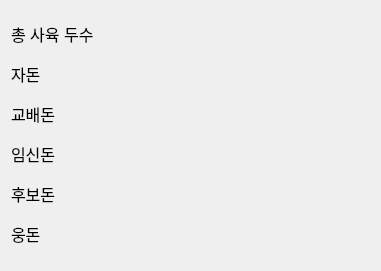
         <widget class="QWidget" name="gridLayoutWidget">
          <property name="geometry">
           <rect>
            <x>90</x>
            <y>930</y>
            <width>381</width>
            <height>271</height>
           </rect>
          </property>
          <layout class="QGridLayout" name="gridLayout">
           <item row="2" column="0">
            <widget class="QLabel" name="prt_3">
             <property name="minimumSize">
              <size>
               <width>0</width>
               <height>22</height>
              </size>
             </property>
             <property name="maximumSize">
              <size>
               <width>16777215</width>
               <height>22</height>
              </size>
             </property>
             <property name="font">
              <font>
               <pointsize>12</pointsize>
              </font>
             </property>
             <property name="text">
              <string>교배돈</string>
             </property>
            </widget>
           </item>
           <item row="5" column="0">
            <widget class="QLabel" name="prt_6">
             <property name="minimumSize">
              <size>
               <width>0</width>
               <height>22</height>
              </size>
             </property>
             <property name="maximumSize">
              <size>
               <width>16777215</width>
               <height>22</height>
              </size>
             </property>
             <property name="font">
              <font>
               <pointsize>12</pointsize>
              </font>
             </property>
             <property name="text">
              <string>웅돈</string>
             </property>
            </widget>
           </item>
           <item row="3" column="1">
            <widget class="QLabel" name="prtVal_4">
             <property name="minimumSize">
              <size>
               <width>0</width>
               <height>22</height>
              </size>
             </property>
             <property name="maximumSize">
              <size>
               <width>16777215</width>
               <height>22</height>
              </size>
             </property>
             <property name="font">
              <font>
               <pointsize>12</pointsize>
              </font>
             </property>
             <property name="text">
              <string/>
             </property>
            </widget>
           </item>
           <item row="1" column="0">
            <widget class="QLabel" name="prt_2">
             <property name="minimumSize">
              <size>
               <width>0</width>
               <height>22</height>
              </size>
             </property>
             <property name="maximumSize">
              <size>
               <width>16777215</width>
               <height>22</height>
              </size>
             </property>
             <property name="font">
              <font>
               <pointsize>12</pointsize>
              </font>
             </property>
             <property name="text">
              <string>자돈</string>
             </property>
            </widget>
           </item>
           <item row="4" column="1">
            <widget class="QLabel" name="prtVal_5">
             <property name="minimumSize">
              <size>
               <width>0</width>
               <height>22</height>
              </size>
             </property>
             <property name="maximumSize">
              <size>
               <width>16777215</width>
               <height>22</height>
              </size>
             </property>
             <property name="font">
              <font>
               <pointsize>12</pointsize>
              </font>
             </property>
             <property name="text">
              <string/>
             </property>
            </widget>
           </item>
           <item row="3" column="0">
            <widget class="QLabel" name="prt_4">
             <property name="minimumSize">
              <size>
               <width>0</width>
               <height>22</height>
              </size>
             </property>
             <property name="maximumSize">
              <size>
               <width>16777215</width>
               <height>22</height>
              </size>
             </property>
             <property name="font">
              <font>
               <pointsize>12</pointsize>
              </font>
             </property>
             <property name="text">
              <string>임신돈</string>
             </property>
            </widget>
           </item>
           <item row="1" column="1">
            <widget class="QLabel" name="prtVal_2">
             <property name="minimumSize">
              <size>
               <width>0</width>
               <height>22</height>
              </size>
             </property>
             <property name="maximumSize">
              <size>
               <width>16777215</width>
               <height>22</height>
              </size>
             </property>
             <property name="font">
              <font>
               <pointsize>12</pointsize>
              </font>
             </property>
             <property name="text">
              <string/>
             </property>
            </widget>
           </item>
           <item row="2" column="1">
            <widget class="QLabel" name="prtVal_3">
             <property name="minimumSize">
              <size>
               <width>0</width>
               <height>22</height>
              </size>
             </property>
             <property name="maximumSize">
              <size>
               <width>16777215</width>
               <height>22</height>
              </size>
             </property>
             <property name="font">
              <font>
               <pointsize>12</pointsize>
              </font>
             </property>
             <property name="text">
              <string/>
             </property>
            </widget>
           </item>
           <item row="5" column="1">
            <widget class="QLabel" name="prtVal_6">
             <property name="minimumSize">
              <size>
               <width>0</width>
               <height>22</height>
              </size>
             </property>
             <property name="maximumSize">
              <size>
               <width>16777215</width>
               <height>22</height>
              </size>
             </property>
             <property name="font">
              <font>
               <pointsize>12</pointsize>
              </font>
             </property>
             <property name="text">
              <string/>
             </property>
            </widget>
           </item>
           <item row="0" column="0">
            <widget class="QLabel" name="prt_1">
             <property name="minimumSize">
              <size>
               <width>0</width>
               <height>22</height>
              </size>
             </property>
             <property name="maximumSize">
              <size>
               <width>16777215</width>
               <height>22</height>
              </size>
             </property>
             <property name="font">
              <font>
               <pointsize>12</pointsize>
              </font>
             </property>
             <property name="text">
              <string>총 사육 두수</string>
             </property>
            </widget>
           </item>
           <item row="4" column="0">
            <widget class="QLabel" name="prt_5">
             <property name="minimumSize">
              <size>
               <width>0</width>
               <height>22</height>
              </size>
             </property>
             <property name="maximumSize">
              <size>
               <width>16777215</width>
               <height>22</height>
              </size>
             </property>
             <property name="font">
              <font>
               <pointsize>12</pointsize>
              </font>
             </property>
             <property name="text">
              <string>후보돈</string>
             </property>
            </widget>
           </item>
           <item row="0" column="1">
            <widget class="QLabel" name="prtVal_1">
             <property name="minimumSize">
              <size>
               <width>0</width>
               <height>22</height>
              </size>
             </property>
             <property name="maximumSize">
              <size>
               <width>16777215</width>
               <height>22</height>
              </size>
             </property>
             <property name="font">
              <font>
               <pointsize>12</pointsize>
              </font>
             </property>
             <property name="text">
              <string/>
             </property>
            </widget>
           </item>
          </layout>
         </widget>
